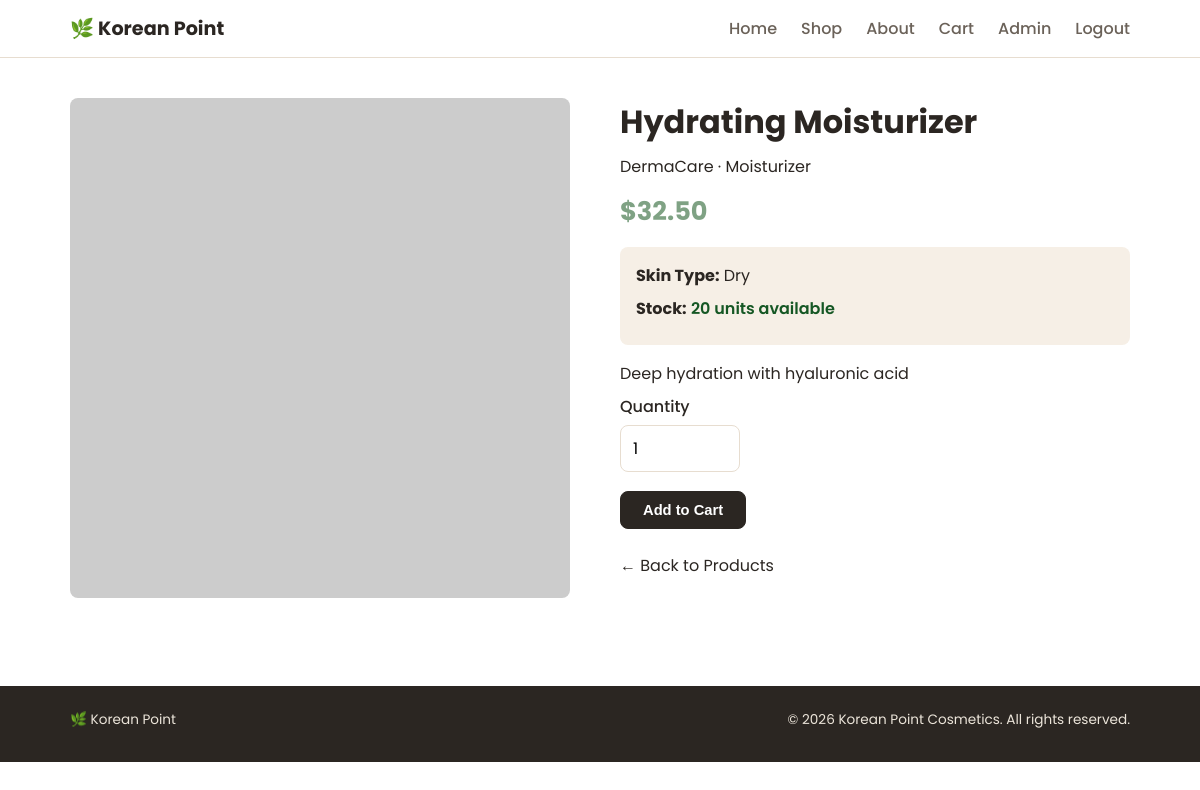
Page /src/pages/product_details.php?id=2 (signed in) on the committed database.
### tables this page shows
CREATE TABLE products (
    id INT PRIMARY KEY AUTO_INCREMENT,
    name VARCHAR(100) NOT NULL,
    description TEXT,
    price DECIMAL(10,2) NOT NULL,
    category VARCHAR(50),
    brand VARCHAR(50),
    skin_type VARCHAR(50),
    image_url VARCHAR(255),
    stock INT DEFAULT 10,
    created_at TIMESTAMP DEFAULT CURRENT_TIMESTAMP
);

### src/includes/functions.php (called while the page is built, shortened)
<?php
function formatPrice($price) {
    return '$' . number_format((float) $price, 2);
}
function getProduct($pdo, $id) {
    $stmt = $pdo->prepare('SELECT * FROM products WHERE id = ?');
    $stmt->execute([(int) $id]);
    return $stmt->fetch();
}

### src/pages/product_details.php (the view, shortened to what this page needs)
<?php
require_once __DIR__ . '/../../config/database.php';
require_once __DIR__ . '/../includes/functions.php';
$id = isset($_GET['id']) ? (int) $_GET['id'] : 0;
$product = getProduct($pdo, $id);
include __DIR__ . '/../includes/header.php';
?>
<div class="container">
  <div class="product-detail">
    <div>
      <img src="<?php echo htmlspecialchars($product['image_url']); ?>" alt="<?php echo htmlspecialchars($product['name']); ?>" onerror="this.src='https://via.placeholder.com/500x500/a8c3ab/ffffff?text=Skincare'">
    </div>
    <div>
      <h1><?php echo htmlspecialchars($product['name']); ?></h1>
      <p><?php echo htmlspecialchars($product['brand']); ?> &middot; <?php echo htmlspecialchars($product['category']); ?></p>
      <div class="price"><?php echo formatPrice($product['price']); ?></div>
      <div class="meta">
        <p><strong>Skin Type:</strong> <?php echo htmlspecialchars($product['skin_type']); ?></p>
        <p><strong>Stock:</strong>
          <?php if ($product['stock'] > 0): ?>
            <span class="stock-in"><?php echo (int) $product['stock']; ?> units available</span>
          <?php else: ?>
            <span class="stock-out">Out of Stock</span>
          <?php endif; ?>
        </p>
      </div>
      <?php if (!empty($product['description'])): ?>
        <p><?php echo htmlspecialchars($product['description']); ?></p>
      <?php endif; ?>
      <?php if ($product['stock'] > 0): ?>
        <form method="post" action="../actions/cart.php">
          <div class="field" style="max-width:120px;">
            <label for="qty">Quantity</label>
            <input type="number" id="qty" name="qty" value="1" min="1" max="<?php echo (int) $product['stock']; ?>">
          </div>
          <button type="submit" class="btn">Add to Cart</button>
        </form>
      <?php else: ?>
        <p class="stock-out">Out of Stock</p>
      <?php endif; ?>
      <p style="margin-top:1.5rem;"><a href="shop.php">&larr; Back to Products</a></p>
    </div>
  </div>
</div>
<?php include __DIR__ . '/../includes/footer.php'; ?>

### src/css/style.css (style rules this page uses)
:root { --beige: #f6efe6; --sage: #a8c3ab; --sage-deep: #7fa284; --pink: #f3d4d8; --ink: #2b2622; --ink-soft: #6b6259; --white: #ffffff; --line: #e7ddd0; --radius: 8px; }
* { box-sizing: border-box; }
body { margin: 0; font-family: 'Noto Sans KR', 'Poppins', sans-serif; background: var(--white); color: var(--ink); }
img { max-width: 100%; display: block; }
a { color: inherit; text-decoration: none; }
h1, h2, h3, p { margin: 0 0 0.5rem; }
.container { max-width: 1100px; margin: 0 auto; padding: 0 20px; }
.btn { display: inline-block; padding: 10px 22px; border-radius: var(--radius); font-weight: 600; font-size: 0.92rem; cursor: pointer; border: 1.5px solid var(--ink); background: var(--ink); color: var(--white); }
.field { margin-bottom: 1.2rem; }
.field label { display: block; margin-bottom: 6px; font-weight: 500; }
.field input, .field select, .field textarea { width: 100%; padding: 10px 12px; border: 1.5px solid var(--line); border-radius: var(--radius); font: inherit; font-family: inherit; }
.product-detail { display: grid; grid-template-columns: 1fr 1fr; gap: 2.5rem; padding: 2.5rem 0; }
.product-detail img { border-radius: var(--radius); }
.product-detail .price { font-size: 1.6rem; font-weight: 700; color: var(--sage-deep); margin: 0.8rem 0; }
.product-detail .meta { background: var(--beige); padding: 1rem; border-radius: var(--radius); margin: 1rem 0; }
.stock-in { color: #155724; font-weight: 600; }

### rows in the picture
products: name "Hydrating Moisturizer", brand "DermaCare", category "Moisturizer", price "$32.50", skin_type "Dry", stock "20", description "Deep hydration with hyaluronic acid"
